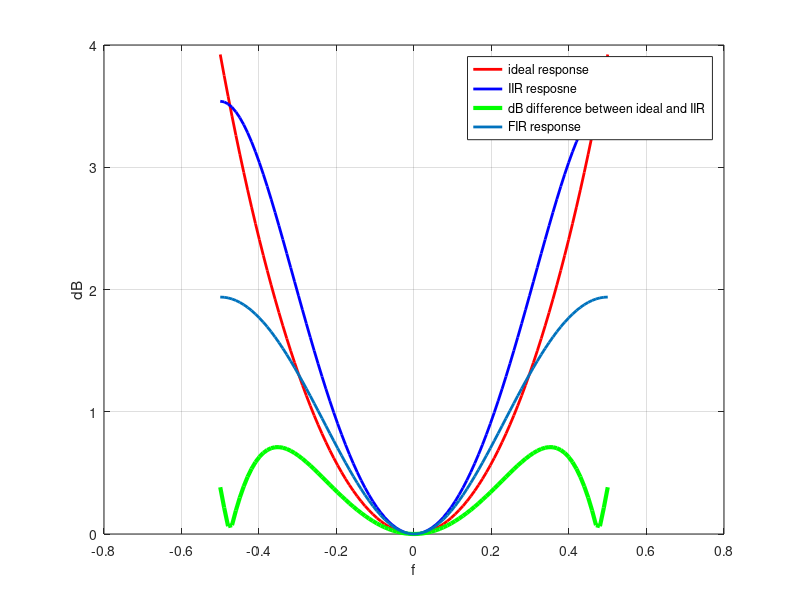

Here is the MATLAB script that generated this plot:
fprintf('NEW INSTANCE');
fprintf('\n');


Fs = 1;
f = linspace(-0.5,0.5);

H_ideal = abs((pi()*f/Fs) ./ sin(pi() * f / Fs));

test_a1 = 0;
test_b0 = 0;
test_error = inf;

for a1 = -0.999:0.1:0.999 % -1 to 1 because needs to be stable
    for b0 = 0.001:0.1:5 %positive, increases w/ 'f' ideally
        H_IIR = abs(b0 ./ sqrt(1 + a1^2 + 2 * a1 * cos(2 * pi * f)));
        error = max(abs(20 * log10(H_IIR) - 20 * log10(H_ideal))); 
        if error < test_error
            test_error = error;
            test_a1 = a1;
            test_b0 = b0;
        end
    end
end

fprintf('a1: %.5f\n', test_a1);
fprintf('b0: %.5f\n', test_b0);


H_IIR_best = abs(test_b0 ./ sqrt(1 + test_a1^2 + 2 * test_a1 * cos(2 * pi * f)));
figure;

ideal_dB = 20 * log10(H_ideal);
IIR_dB = 20 * log10(H_IIR_best);

H_FIR = abs( exp(j*-2*pi().*f)) .* abs(9/8 - (1/8)*cos(2*pi().*f));
FIR_dB = 20 * log10(H_FIR);





dB_diff = abs(ideal_dB - IIR_dB);


plot(f, ideal_dB, 'r', 'LineWidth', 2); hold on;
plot(f, IIR_dB, 'b', 'LineWidth', 2);
plot(f,dB_diff, 'g', 'LineWidth', 3);
plot(f,FIR_dB, 'Linewidth',2);



xlabel('f');
ylabel('dB');
legend('ideal response', 'IIR resposne', 'dB difference between ideal and IIR', 'FIR response');
grid on;